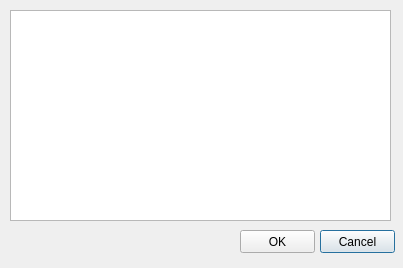
<?xml version="1.0" encoding="UTF-8"?>
<ui version="4.0">
 <class>MaskDialog</class>
 <widget class="QDialog" name="MaskDialog">
  <property name="geometry">
   <rect>
    <x>0</x>
    <y>0</y>
    <width>403</width>
    <height>268</height>
   </rect>
  </property>
  <property name="windowTitle">
   <string>Mask Settings</string>
  </property>
  <widget class="QTableWidget" name="maskTable">
   <property name="geometry">
    <rect>
     <x>10</x>
     <y>10</y>
     <width>381</width>
     <height>211</height>
    </rect>
   </property>
   <property name="showDropIndicator" stdset="0">
    <bool>false</bool>
   </property>
   <property name="dragDropOverwriteMode">
    <bool>false</bool>
   </property>
   <property name="selectionMode">
    <enum>QAbstractItemView::SingleSelection</enum>
   </property>
   <property name="cornerButtonEnabled">
    <bool>false</bool>
   </property>
   <property name="rowCount">
    <number>0</number>
   </property>
   <property name="columnCount">
    <number>0</number>
   </property>
   <attribute name="horizontalHeaderDefaultSectionSize">
    <number>50</number>
   </attribute>
   <attribute name="horizontalHeaderMinimumSectionSize">
    <number>30</number>
   </attribute>
   <attribute name="verticalHeaderDefaultSectionSize">
    <number>25</number>
   </attribute>
   <attribute name="verticalHeaderMinimumSectionSize">
    <number>15</number>
   </attribute>
  </widget>
  <widget class="QPushButton" name="cancelBtn">
   <property name="geometry">
    <rect>
     <x>320</x>
     <y>230</y>
     <width>75</width>
     <height>23</height>
    </rect>
   </property>
   <property name="text">
    <string>Cancel</string>
   </property>
  </widget>
  <widget class="QPushButton" name="okBtn">
   <property name="geometry">
    <rect>
     <x>240</x>
     <y>230</y>
     <width>75</width>
     <height>23</height>
    </rect>
   </property>
   <property name="text">
    <string>OK</string>
   </property>
  </widget>
 </widget>
 <resources/>
 <connections/>
</ui>
